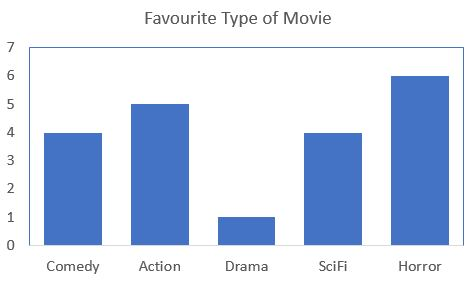
%> input picture Statistical Charts/Test Cases/Bonuses/Case 5/1.JPG, 475 x 283 px
$ octave --eval "result = RecognizeNumber(imread('../../Test Cases/Bonuses/Case 5/1.JPG'));"   (GNU Octave 9; MATLAB toolbox functions it lacks are replaced by stand-ins)
%> lines starting %> are read from the running program, lines starting %| are printed output that depends on the picture; in (x1, y1, x2, y2) boxes, pixels count from 0 and x2, y2 are one past the last pixel; in counts of white or black regions, pixels touching at a corner belong together; the program's own positions count from 1
function [Digits] = RecognizeNumber(InputImage)

img2 = im2bw(InputImage);
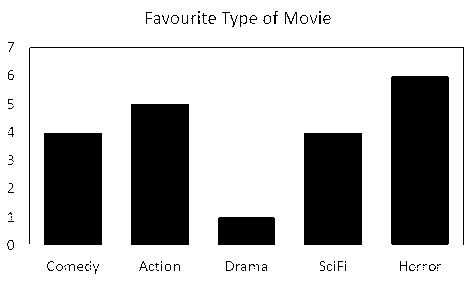
%> img2: size 283x475 logical; 74.4% white; 90 black regions (65 under 20 px)
imgProp = regionprops(img2,'BoundingBox','Image');
%> imgProp = 1 region; box (x1, y1, x2, y2): (0, 0, 475, 283)

im0=im2bw(imresize(imread('0.jpg'),[16,16]), 0.5);
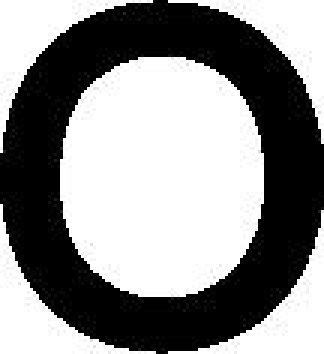
%> input picture Statistical Charts/Train/project/0.jpg, 108 x 118 px (shown 3 times larger)
im1=im2bw(imresize(imread('1.png'),[16,16]), 0.5);
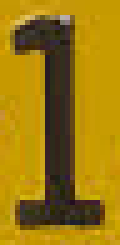
%> input picture Statistical Charts/Train/project/1.PNG, 24 x 49 px (shown 5 times larger)
im11=im2bw(imresize(imread('1.jpg'),[16,16]), 0.5);
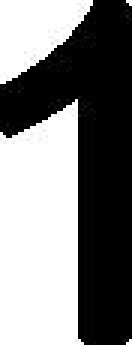
%> input picture Statistical Charts/Train/project/1.jpg, 44 x 115 px (shown 3 times larger)
im2=im2bw(imresize(imread('2.jpg'),[16,16]), 0.5);
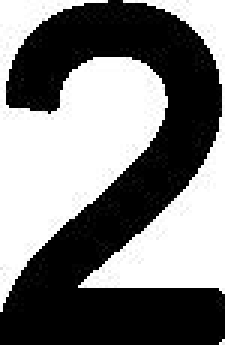
%> input picture Statistical Charts/Train/project/2.jpg, 75 x 115 px (shown 3 times larger)
im3=im2bw(imresize(imread('3.jpg'),[16,16]), 0.5);
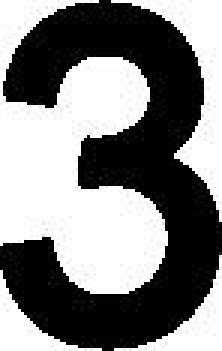
%> input picture Statistical Charts/Train/project/3.jpg, 74 x 117 px (shown 3 times larger)
im4=im2bw(imresize(imread('4.jpg'),[16,16]), 0.5);
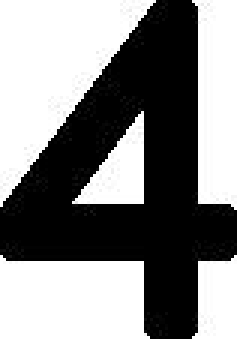
%> input picture Statistical Charts/Train/project/4.jpg, 79 x 113 px (shown 3 times larger)
%> (the run ends here)
